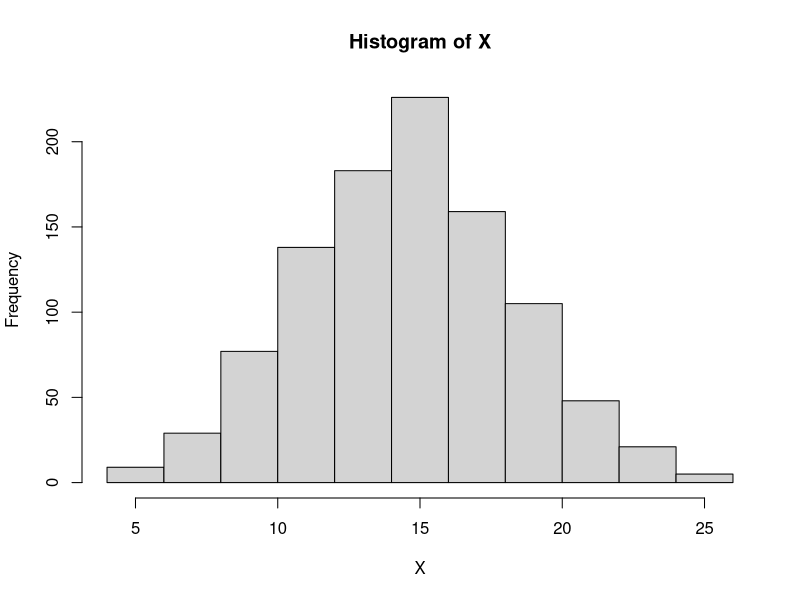
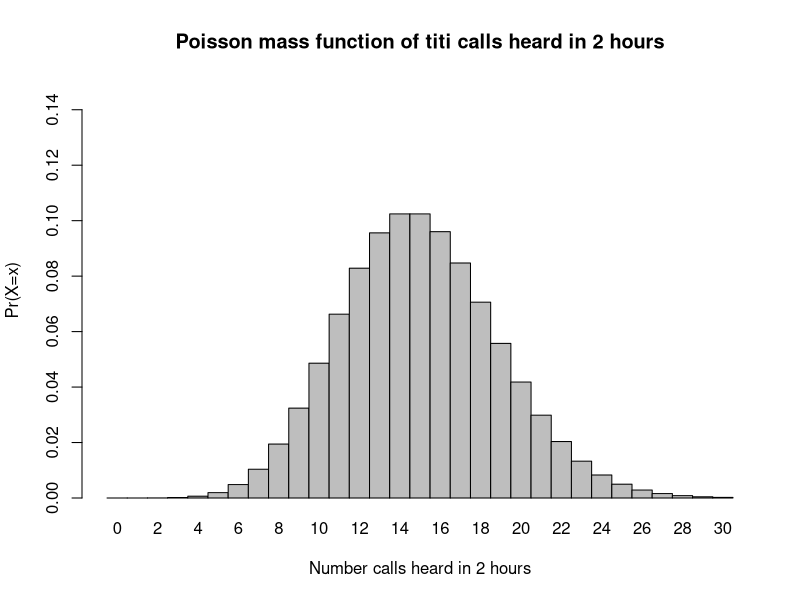
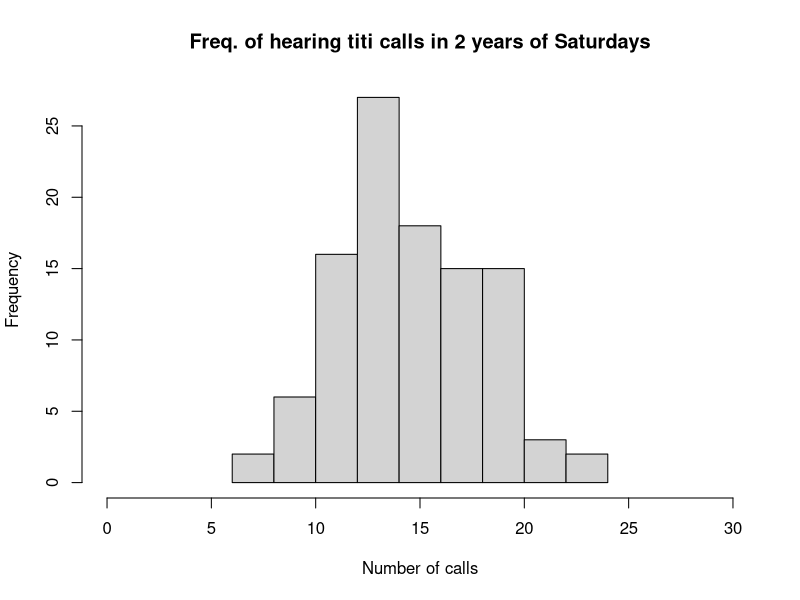

Reproduce these figures in R, in order.
## ---- chunk 1
knitr::opts_chunk$set(echo = TRUE)
## ---- chunk 2

X<- rpois(1000, lambda = 15)

hist(X)

## ---- chunk 3
1-ppois(8, lambda = 15)

## ---- chunk 4
dpois(x=0,lambda=15)

## ---- chunk 5
dpois(x=3, lambda = 15)
## ---- chunk 6
#graph mass function
barplot(dpois(x=0:30,lambda=15),ylim=c(0,0.15),space=0, names.arg=0:30, ylab="Pr(X=x)", xlab="Number calls heard in 2 hours", main= "Poisson mass function of titi calls heard in 2 hours")

## ---- chunk 7

Sim.call<- rpois(104, lambda = 15)

## ---- chunk 8
hist(Sim.call, xlim = c(0,30), xlab="Number of calls", main = "Freq. of hearing titi calls in 2 years of Saturdays")  
